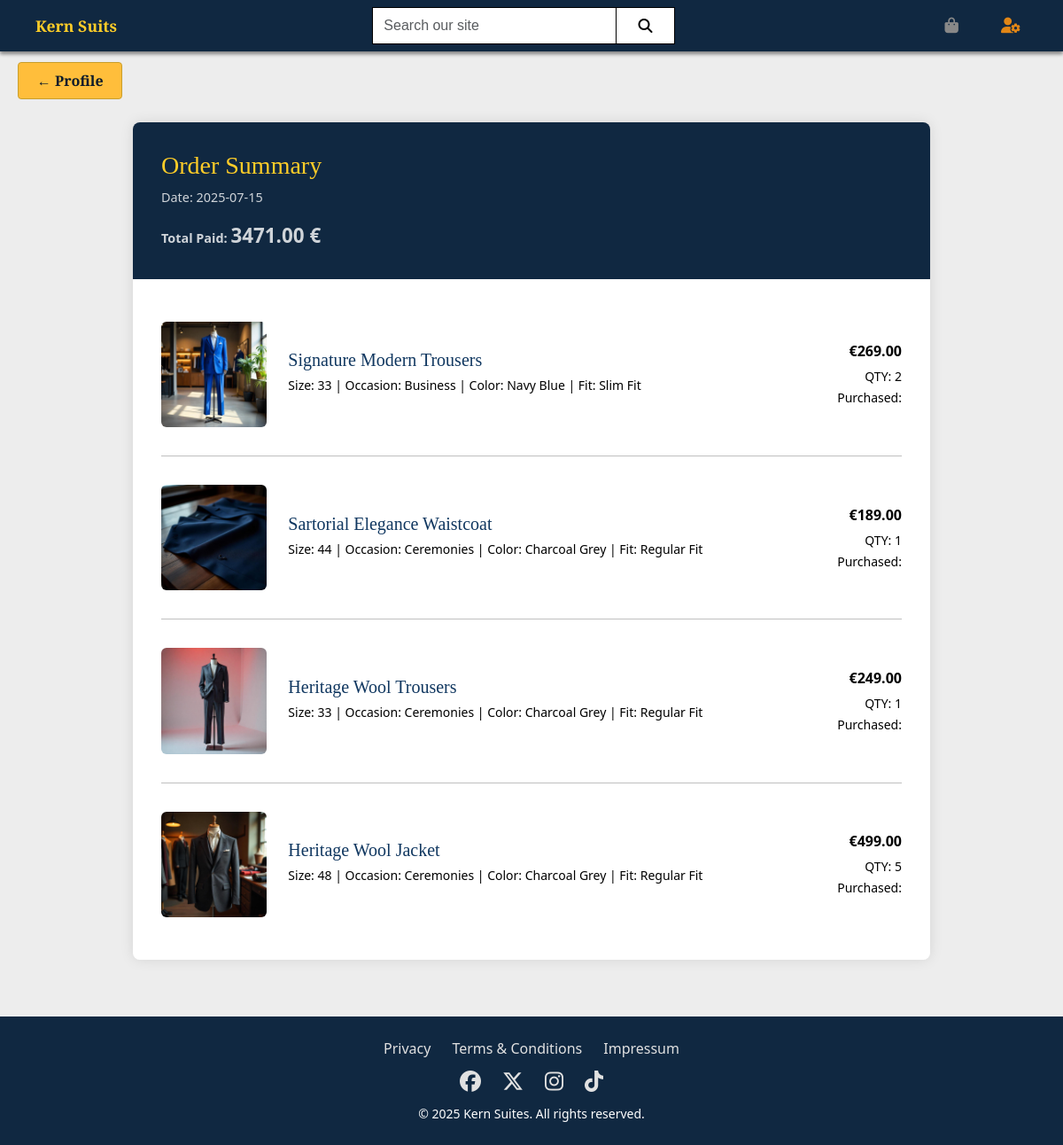
The app's page /user/order/8 (signed in) with its own data.
### checkout/models.py (models this page shows, shortened)
class Order(models.Model):
    order_number = models.CharField(
        max_length=32,
        unique=True,
        editable=False
    )
    user = models.ForeignKey(
        settings.AUTH_USER_MODEL,
        on_delete=models.SET_NULL,
        null=True,
        blank=True,
        related_name='orders'
    )
    created_at = models.DateTimeField(auto_now_add=True)
    updated_at = models.DateTimeField(auto_now=True)
    status = models.CharField(
        max_length=20,
        choices=settings.STATUS_CHOICES,
        default='created'
    )
    first_name = models.CharField(max_length=100)
    last_name = models.CharField(max_length=100)
    email = models.EmailField()
    phone = models.CharField(max_length=20, blank=True)
    address_line1 = models.CharField(max_length=255)
    address_line2 = models.CharField(max_length=255, blank=True)
    postal_code = models.CharField(max_length=20)
    city = models.CharField(max_length=100)
    country = CountryField(blank_label='Country *', null=False, blank=False)
    total_amount = models.DecimalField(max_digits=10, decimal_places=2, default=0.00)
    delivery_costs = models.DecimalField(max_digits=10, decimal_places=2, default=0.00)
    grand_total = models.DecimalField(max_digits=10, decimal_places=2, default=0.00)
    stripe_pid = models.CharField(max_length=255, blank=True, null=True)
    original_bag = models.TextField(blank=True, null=True)

class OrderItem(models.Model):
    order = models.ForeignKey(
        Order,
        related_name='items',
        on_delete=models.CASCADE
    )
    variant = models.ForeignKey(
        ProductVariant,
        on_delete=models.PROTECT
    )
    quantity = models.PositiveIntegerField(default=1)
    price = models.DecimalField(max_digits=10, decimal_places=2)

### products/models.py (models this page shows, shortened)
class ProductVariant(models.Model):
    product = models.ForeignKey(Product, related_name="variants", on_delete=models.CASCADE)
    size = models.ForeignKey(Size, on_delete=models.PROTECT)
    fit = models.ForeignKey(Fit, on_delete=models.PROTECT)
    color = models.ForeignKey(Color, on_delete=models.PROTECT)
    sku = models.CharField(max_length=50, unique=True)
    stock = models.PositiveIntegerField(default=0)
    price = models.DecimalField(max_digits=8, decimal_places=2, null=True, blank=True)
    is_active = models.BooleanField(default=True)

class Product(models.Model):
    category = models.ForeignKey(Category, related_name="products", on_delete=models.PROTECT)
    occasion = models.ForeignKey(Occasion, related_name="products", on_delete=models.PROTECT)
    series = models.ForeignKey(Series, related_name="products", on_delete=models.PROTECT)
    name = models.CharField(max_length=255)
    slug = models.SlugField(unique=True)
    description = models.TextField(blank=True)
    fabric = models.CharField(max_length=100)
    is_active = models.BooleanField(default=True)
    image_url = models.URLField(max_length=1024, null=True, blank=True)
    image = models.ImageField(upload_to="products/", null=True, blank=True)
    rating = models.DecimalField(max_digits=6, decimal_places=2, null=True, blank=True)

class Size(models.Model):
    name = models.CharField(max_length=40)
    kind = models.CharField(max_length=40)
    def __str__(self):
        return self.name

class Occasion(models.Model):
    name = models.CharField(max_length=100, unique=True)
    slug = models.SlugField(max_length=100, unique=True)
    def __str__(self):
        return self.name

class Color(models.Model):
    name = models.CharField(max_length=40, unique=True)
    slug = models.SlugField(max_length=40, unique=True)
    hex_code = models.CharField(max_length=10)
    def __str__(self):
        return self.name

class Fit(models.Model):
    name = models.CharField(max_length=40, unique=True)
    slug = models.SlugField(max_length=40, unique=True)
    def __str__(self):
        return self.name

### user/views.py (the view)
# urls.py: path('order/<int:order_id>', views.order_details, name='order_details'),
@login_required
def order_details(request, order_id):
    order = get_object_or_404(
        Order,
        id=order_id,
        user=request.user
    )
    print(f"ORDER: {order.user}")
    order_items = (
        OrderItem.objects.filter(order=order)
        .select_related(
            'variant__product',
            'variant__size',
            'variant__fit',
            'variant__color'
        )
        .order_by('id')
    )
    context = {
        'order': order,
        'order_items': order_items,
    }
    return render(request, 'user/order_details.html', context)

### bag/contexts.py (called while the page is built, shortened)
def bag_contents(request):
    bag = request.session.get("bag", {})
    bag_items = []
    total = 0
    variant_count = 0
    delivery_cost = 0
    context = {
        "bag_items": bag_items,
        "grand_total": total,
        "variant_count": variant_count,
        "delivery_cost": delivery_cost,
    }
    return context

### user/templates/user/order_details.html (shortened to what this page needs)
{% extends "user/base.html" %}
{% load static %}
{% load crispy_forms_tags %}
{% block extra_css %}
    <link rel="stylesheet" href="{% static 'user/css/order_details.css' %}">
{% endblock %}
{% block content %}
<main>
<a href="{% url 'profile' %}" class="btn btn-light back-button">
    ←  Profile
</a>
<div class="order-card">
    <div class="order-header">
        <h3>Order Summary</h3>
        <div class="order-date">
            Date: {{ order.created_at|date:"Y-m-d" }}
        </div>
        <div class="order-total">
            <small>Total Paid: </small> {{ order.grand_total }} €
        </div>
    </div>
    <div class="order-items">
        {% for item in order_items %}
        <div class="row py-3 align-items-center">
            <div class="col-3 col-md-2">
                <a href="{% url 'product_details' item.variant.product.id %}">
                    <img src="{{ item.variant.product.image.url }}" alt="{{ item.variant.product.name }}" class="img-fluid rounded">
                </a>
            </div>
            <div class="col-9 col-md-7">
                <h5 class="mb-1">{{ item.variant.product.name }}</h5>
                <small>
                    Size: {{ item.variant.size }} |
                    Occasion: {{ item.variant.product.occasion }} |
                    Color: {{ item.variant.color }} |
                    Fit: {{ item.variant.fit }}
                </small>
            </div>
            <div class="col-12 col-md-3 mt-3 mt-md-0 text-md-end">
                <div class="fw-bold mb-1">€{{ item.price }}</div>
                <small>QTY: {{ item.quantity }}</small><br>
                <small>Purchased: {{ item.created_at|date:"Y-m-d" }}</small>
            </div>
        </div>
        {% if not forloop.last %}
        <hr>
        {% endif %}
        {% empty %}
        <p>No items found for this order.</p>
        {% endfor %}
    </div>
</div>
</main>
{% endblock %}

### user/static/user/css/base.css (style rules this page uses)
[data-theme] body { background-color: var(--bgDefault2); }

### user/static/user/css/order_details.css (style rules this page uses)
[data-theme] body { background-color: var(--bgDefault2); }
[data-theme] main { max-width: 900px; margin-top: 0; }
[data-theme] .order-card { max-width: 850px; margin: 5rem 0.8rem 4rem 0.8rem; border-radius: 0.5rem; overflow: hidden; box-shadow: 0 0 15px rgba(0,0,0,0.1); }
[data-theme] .order-header { background-color: var(--nav-bg); padding: 2rem; }
[data-theme] .order-header h3 { font-family: 'Cinzel', serif; color: var(--act2-text); margin-bottom: 0.5rem; }
[data-theme] .order-date, [data-theme] .order-total, [data-theme] .order-total small { font-size: 0.9rem; color: rgba(255,255,255,0.8); }
[data-theme] .order-header .order-total { font-size: 1.4rem; font-weight: bold; margin-top: 1rem; }
[data-theme] .order-items { background: white; padding: 2rem; }
[data-theme] .back-button { position: fixed; top: 70px; left: 20px; z-index: 1000; }
@media (min-width:768px) { [data-theme] .order-card { max-width: 900px; margin: 5rem auto 4rem auto; border-radius: 0.5rem; overflow: hidden; box-shadow: 0 0 15px rgba(0,0,0,0.1); } }

### static/css/themes.css (style rules this page uses)
:root { --text1: #000000; --text2: #0d1b2a; --text3: #102841; --text-admin: #e18616; --title1: #0a2540; --title2: #103760; --link: #1573d7; --link-hover: #298bf3; --bgDefault: #ffffff; --bgDefault2: #ededed; --bgcontrast: #102841; --act1-bg: #ffbe3b; --act1-text: #0d1b2a; --act1-border: #c89e2d; --act1-bg-hover: #0d1b2a; --act1-text-hover: #f3c83c; --act2-bg: #0d1b2a; --act2-text: #ffcd28; --act2-bg-hover: #d4af37; --act2-text-hover: #0d1b2a; --color1: #102841; --color3: #d4af37; --color4: #c89e2d; --color5: #f2f2f2; --nav-bg: #102841; --nav-title: #ffffff; --nav-link: #ffcd28; --nav-link-hover: #ffffff; --nav-icon: rgb(136, 136, 136); }
* { color: var(--text1); }
a { color: var(--link); text-decoration: none; font-weight: 500; }
.btn-light { display: inline-block; padding: 0.5rem 1.3rem; background: var(--act1-bg); color: var(--act1-text); text-decoration: none; border-radius: 4px; border: 1px solid var(--act1-border); font-weight: bold; transition: background-color 0.3s ease; font-family: "Cinzel", serif; }

### static/css/layout.css (style rules this page uses)
:root { --nav-height: 58px; --padding-horizontal: 15px; }
* { margin: 0; padding: 0; }
h1, h2, h3, h4, h5, h6 { color: var(--title2); font-family: 'Cinzel', serif; }
main, [data-theme] .main { margin-top: var(--nav-height); align-self: flex-start; }
.row { height: 100%; }
@media (min-width:992px) { .row * { margin-top: 0; } }

### records on screen
Order: created_at "2025-07-15", grand_total "3471.00"
OrderItem: variant.product.image (picture), variant.product.name "Signature Modern Trousers", variant.size "33", variant.product.occasion "Business", variant.color "Navy Blue", variant.fit "Slim Fit", price "269.00", quantity "2"
OrderItem: variant.product.image (picture), variant.product.name "Sartorial Elegance Waistcoat", variant.size "44", variant.product.occasion "Ceremonies", variant.color "Charcoal Grey", variant.fit "Regular Fit", price "189.00", quantity "1"
OrderItem: variant.product.image (picture), variant.product.name "Heritage Wool Trousers", variant.size "33", variant.product.occasion "Ceremonies", variant.color "Charcoal Grey", variant.fit "Regular Fit", price "249.00", quantity "1"
OrderItem: variant.product.image (picture), variant.product.name "Heritage Wool Jacket", variant.size "48", variant.product.occasion "Ceremonies", variant.color "Charcoal Grey", variant.fit "Regular Fit", price "499.00", quantity "5"
